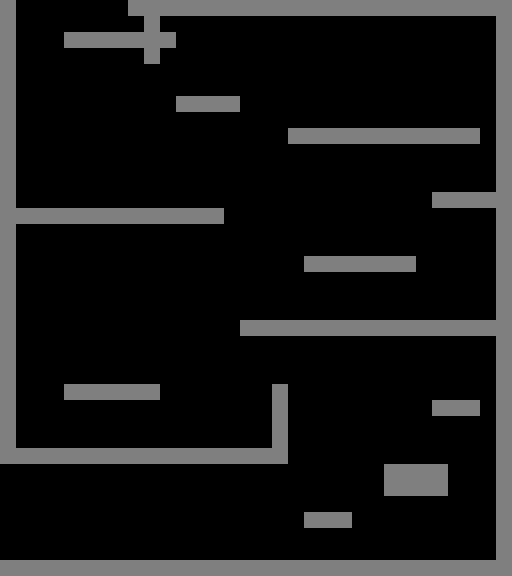

Tiled map render using the project's own tile images. Description and the whole map definition, tile-layer contents included, below:
An orthogonal 32x36 tile map with 16x16 px tiles, 1 tile layer (Walls).

<map version="1.10" tiledversion="1.10.2" orientation="orthogonal" renderorder="right-down" width="32" height="36" tilewidth="16" tileheight="16" infinite="0" nextlayerid="2" nextobjectid="1">
 <tileset firstgid="1" source="../Tilesets/16gon.tsx" />
 <layer id="1" name="Walls" width="32" height="36">
  <properties>
   <property name="unity:layer" value="Wall" />
  </properties>
  <data encoding="csv">
51,0,0,0,0,0,0,0,51,51,51,51,51,51,51,51,51,51,51,51,51,51,51,51,51,51,51,51,51,51,51,51,
51,0,0,0,0,0,0,0,0,51,0,0,0,0,0,0,0,0,0,0,0,0,0,0,0,0,0,0,0,0,0,51,
51,0,0,0,51,51,51,51,51,51,51,0,0,0,0,0,0,0,0,0,0,0,0,0,0,0,0,0,0,0,0,51,
51,0,0,0,0,0,0,0,0,51,0,0,0,0,0,0,0,0,0,0,0,0,0,0,0,0,0,0,0,0,0,51,
51,0,0,0,0,0,0,0,0,0,0,0,0,0,0,0,0,0,0,0,0,0,0,0,0,0,0,0,0,0,0,51,
51,0,0,0,0,0,0,0,0,0,0,0,0,0,0,0,0,0,0,0,0,0,0,0,0,0,0,0,0,0,0,51,
51,0,0,0,0,0,0,0,0,0,0,51,51,51,51,0,0,0,0,0,0,0,0,0,0,0,0,0,0,0,0,51,
51,0,0,0,0,0,0,0,0,0,0,0,0,0,0,0,0,0,0,0,0,0,0,0,0,0,0,0,0,0,0,51,
51,0,0,0,0,0,0,0,0,0,0,0,0,0,0,0,0,0,51,51,51,51,51,51,51,51,51,51,51,51,0,51,
51,0,0,0,0,0,0,0,0,0,0,0,0,0,0,0,0,0,0,0,0,0,0,0,0,0,0,0,0,0,0,51,
51,0,0,0,0,0,0,0,0,0,0,0,0,0,0,0,0,0,0,0,0,0,0,0,0,0,0,0,0,0,0,51,
51,0,0,0,0,0,0,0,0,0,0,0,0,0,0,0,0,0,0,0,0,0,0,0,0,0,0,0,0,0,0,51,
51,0,0,0,0,0,0,0,0,0,0,0,0,0,0,0,0,0,0,0,0,0,0,0,0,0,0,51,51,51,51,51,
51,51,51,51,51,51,51,51,51,51,51,51,51,51,0,0,0,0,0,0,0,0,0,0,0,0,0,0,0,0,0,51,
51,0,0,0,0,0,0,0,0,0,0,0,0,0,0,0,0,0,0,0,0,0,0,0,0,0,0,0,0,0,0,51,
51,0,0,0,0,0,0,0,0,0,0,0,0,0,0,0,0,0,0,0,0,0,0,0,0,0,0,0,0,0,0,51,
51,0,0,0,0,0,0,0,0,0,0,0,0,0,0,0,0,0,0,51,51,51,51,51,51,51,0,0,0,0,0,51,
51,0,0,0,0,0,0,0,0,0,0,0,0,0,0,0,0,0,0,0,0,0,0,0,0,0,0,0,0,0,0,51,
51,0,0,0,0,0,0,0,0,0,0,0,0,0,0,0,0,0,0,0,0,0,0,0,0,0,0,0,0,0,0,51,
51,0,0,0,0,0,0,0,0,0,0,0,0,0,0,0,0,0,0,0,0,0,0,0,0,0,0,0,0,0,0,51,
51,0,0,0,0,0,0,0,0,0,0,0,0,0,0,51,51,51,51,51,51,51,51,51,51,51,51,51,51,51,51,51,
51,0,0,0,0,0,0,0,0,0,0,0,0,0,0,0,0,0,0,0,0,0,0,0,0,0,0,0,0,0,0,51,
51,0,0,0,0,0,0,0,0,0,0,0,0,0,0,0,0,0,0,0,0,0,0,0,0,0,0,0,0,0,0,51,
51,0,0,0,0,0,0,0,0,0,0,0,0,0,0,0,0,0,0,0,0,0,0,0,0,0,0,0,0,0,0,51,
51,0,0,0,51,51,51,51,51,51,0,0,0,0,0,0,0,51,0,0,0,0,0,0,0,0,0,0,0,0,0,51,
51,0,0,0,0,0,0,0,0,0,0,0,0,0,0,0,0,51,0,0,0,0,0,0,0,0,0,51,51,51,0,51,
51,0,0,0,0,0,0,0,0,0,0,0,0,0,0,0,0,51,0,0,0,0,0,0,0,0,0,0,0,0,0,51,
51,0,0,0,0,0,0,0,0,0,0,0,0,0,0,0,0,51,0,0,0,0,0,0,0,0,0,0,0,0,0,51,
51,51,51,51,51,51,51,51,51,51,51,51,51,51,51,51,51,51,0,0,0,0,0,0,0,0,0,0,0,0,0,51,
0,0,0,0,0,0,0,0,0,0,0,0,0,0,0,0,0,0,0,0,0,0,0,0,51,51,51,51,0,0,0,51,
0,0,0,0,0,0,0,0,0,0,0,0,0,0,0,0,0,0,0,0,0,0,0,0,51,51,51,51,0,0,0,51,
0,0,0,0,0,0,0,0,0,0,0,0,0,0,0,0,0,0,0,0,0,0,0,0,0,0,0,0,0,0,0,51,
0,0,0,0,0,0,0,0,0,0,0,0,0,0,0,0,0,0,0,51,51,51,0,0,0,0,0,0,0,0,0,51,
0,0,0,0,0,0,0,0,0,0,0,0,0,0,0,0,0,0,0,0,0,0,0,0,0,0,0,0,0,0,0,51,
0,0,0,0,0,0,0,0,0,0,0,0,0,0,0,0,0,0,0,0,0,0,0,0,0,0,0,0,0,0,0,51,
51,51,51,51,51,51,51,51,51,51,51,51,51,51,51,51,51,51,51,51,51,51,51,51,51,51,51,51,51,51,51,51
</data>
 </layer>
</map>
